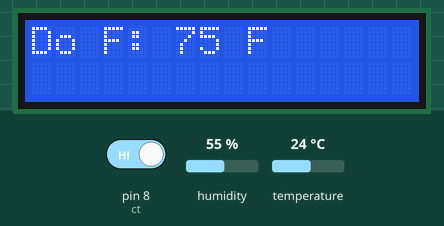
The sketch below on a simulated Arduino Uno, built with avr-gcc and run on an emulated ATmega328P. On the bench: 16×2 character LCD. The inputs (shaded band) are chosen by the test bench; at power-on: pin 8 (ct) HIGH, temperature 24 °C, humidity 55 %.

Above: at 1.2 s.
1.3 s: pin 8 (ct) driven LOW
At 2.5 s:
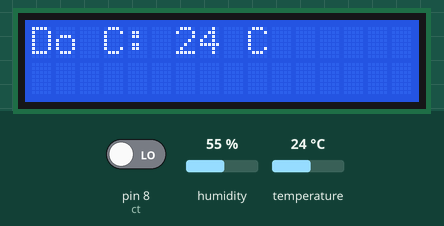
2.8 s: temperature set to 12 °C
At 5.2 s:
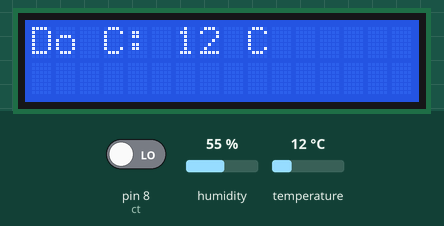
5.6 s: temperature set to 19 °C
At 6.7 s:
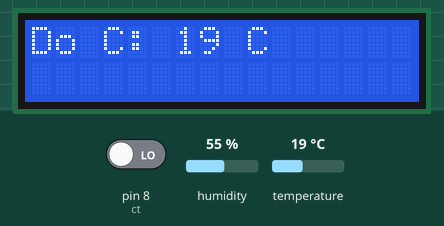
7.6 s: pin 8 (ct) driven HIGH
At 8.6 s:
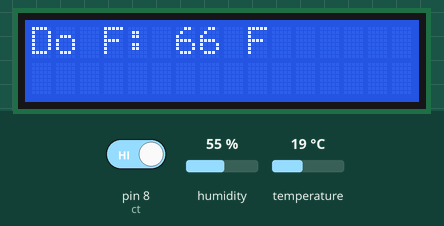
9.1 s: temperature set to 28 °C
At 11.6 s:
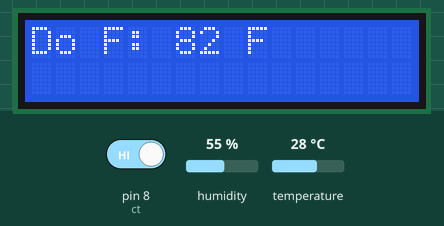
Timing chart, 0 to 12.7 s (numbered marks = the images above; inputs shaded):
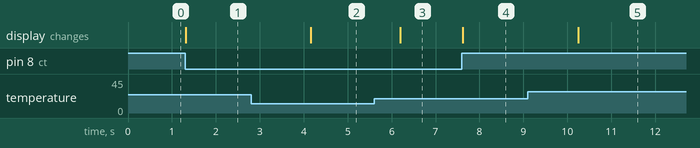

Measured:
- after the input at 1.3 s, the display: changes at once (image 1)
- after the input at 2.8 s, the display: changes after 1.4 s (image 2)
- after the input at 5.6 s, the display: changes after 0.59 s (image 3)
- after the input at 7.6 s, the display: changes at once (image 4)
- after the input at 9.1 s, the display: changes after 1.1 s (image 5)

The sketch:

LCD.ino
```cpp
/*
 - Công tắc trượt:
    + 2 chân ngoài 1 cái nối VCC 1 cái nối GND
    + Chân giữa nối Pin2
    - nhiệt độ : pin 4;
    - lcd : SCL : a5
            SDA : a4
 */
#include <DHT.h>
#include <Wire.h>
#include <LiquidCrystal_I2C.h>

LiquidCrystal_I2C lcd(0x27,16,2);
//int  nutbam =8;
int ct= 8;
int value;
#define  DHT11Pin 4
#define DHTType DHT11
DHT HT(DHT11Pin,DHTType);

byte degree[8] = {
  0B01110,
  0B01010,
  0B01110,
  0B00000,
  0B00000,
  0B00000,
  0B00000,
  0B00000
};

void setup() {
  Serial.begin(9600);
  //pinMode(8,INPUT);
  pinMode(ct, INPUT);
  value = digitalRead(ct);
  lcd.init();
  lcd.backlight();

  lcd.createChar(1, degree);

  HT.begin();

}

void loop() {
  //int v= digitalRead(nutbam);
  int value1 = digitalRead(ct);
  //Serial.println(v);
  //float h = HT.readHumidity();
  float t = HT.readTemperature();
  lcd.setCursor(0,0);

  if (isnan(t)) { // Kiểm tra xem thử việc đọc giá trị có bị thất bại hay không. Hàm isnan bạn xem tại đây http://arduino.vn/reference/isnan

  }
  else {
    if(value != value1)
    {
    lcd.print("Do C: ");
    lcd.print(round(t));
    lcd.print(" C");
    }
    else
    {
    lcd.print("Do F: ");
    lcd.print(round(t*1.8+32));
    lcd.print(" F");
    }
  }
}
```
